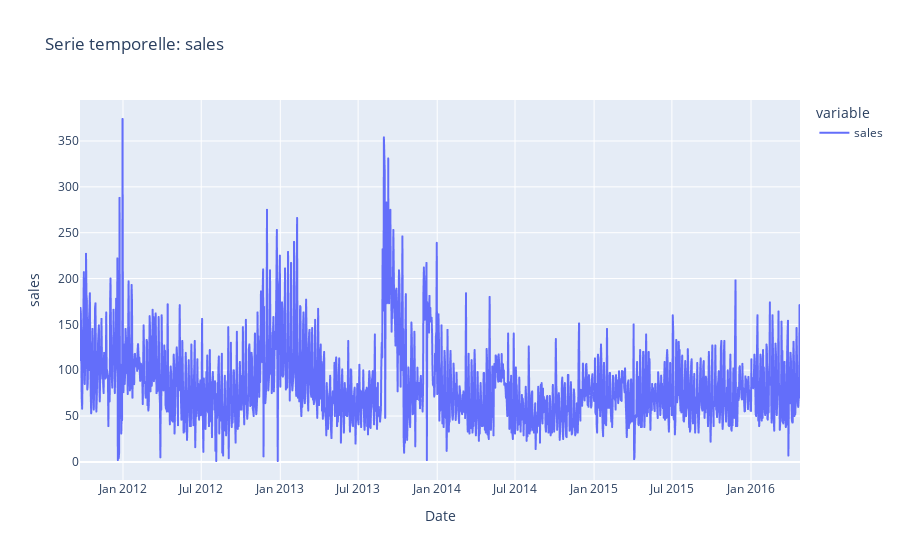
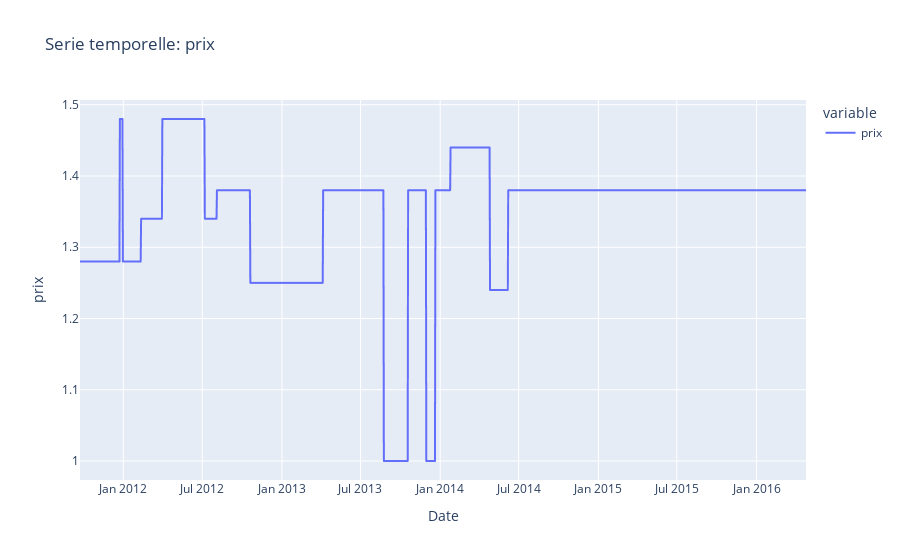
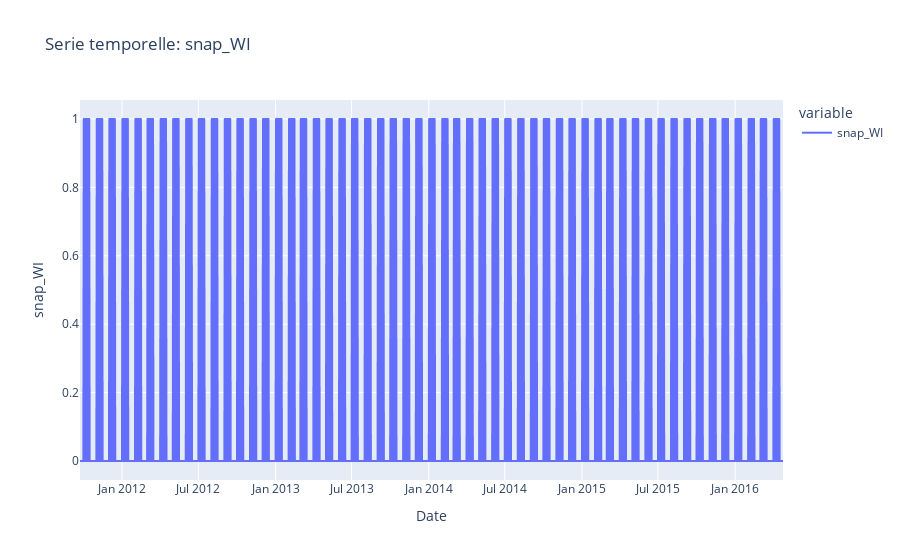
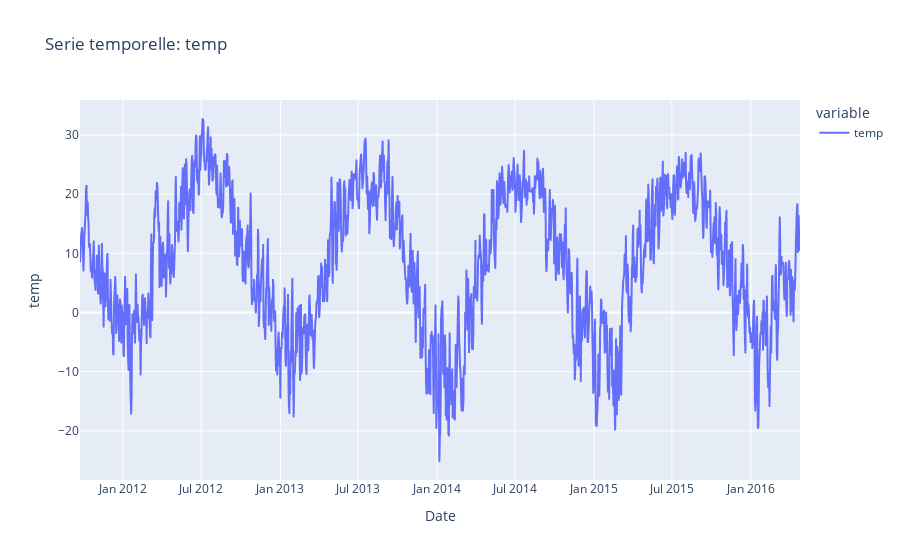

These figures' notebook cell, in order:
### Markdown cell above
## Visualisation de notre série chronologique

### Code cell
ts_columns  = ['sales', 'prix', 'snap_WI', 'temp']
eda.plot_list_ts(df_train, ts_columns)

### Figure 1 — Plotly figure (JSON) as saved in the notebook; plotly's stock layout.template omitted (floating-point values rounded to 4 significant figures; data arrays with more than 128 entries replaced by an {"elided": "..."} marker saying what was removed)
{"data": [{"hovertemplate": "variable=sales<br>date=%{x}<br>value=%{y}<extra></extra>", "legendgroup": "sales", "line": {"color": "#636efa", "dash": "solid"}, "marker": {"symbol": "circle"}, "mode": "lines", "name": "sales", "showlegend": true, "type": "scattergl", "x": {"elided": "1676 str values"}, "xaxis": "x", "y": {"elided": "1676 float values"}, "yaxis": "y"}], "layout": {"legend": {"title": {"text": "variable"}, "tracegroupgap": 0}, "title": {"text": "Serie temporelle: sales"}, "xaxis": {"anchor": "y", "domain": [0, 1], "title": {"text": "Date"}}, "yaxis": {"anchor": "x", "domain": [0, 1], "title": {"text": "sales"}}}}

### Figure 2 — Plotly figure (JSON) as saved in the notebook; plotly's stock layout.template omitted (floating-point values rounded to 4 significant figures; data arrays with more than 128 entries replaced by an {"elided": "..."} marker saying what was removed)
{"data": [{"hovertemplate": "variable=prix<br>date=%{x}<br>value=%{y}<extra></extra>", "legendgroup": "prix", "line": {"color": "#636efa", "dash": "solid"}, "marker": {"symbol": "circle"}, "mode": "lines", "name": "prix", "showlegend": true, "type": "scattergl", "x": {"elided": "1676 str values"}, "xaxis": "x", "y": {"elided": "1676 float values"}, "yaxis": "y"}], "layout": {"legend": {"title": {"text": "variable"}, "tracegroupgap": 0}, "title": {"text": "Serie temporelle: prix"}, "xaxis": {"anchor": "y", "domain": [0, 1], "title": {"text": "Date"}}, "yaxis": {"anchor": "x", "domain": [0, 1], "title": {"text": "prix"}}}}

### Figure 3 — Plotly figure (JSON) as saved in the notebook; plotly's stock layout.template omitted (floating-point values rounded to 4 significant figures; data arrays with more than 128 entries replaced by an {"elided": "..."} marker saying what was removed)
{"data": [{"hovertemplate": "variable=snap_WI<br>date=%{x}<br>value=%{y}<extra></extra>", "legendgroup": "snap_WI", "line": {"color": "#636efa", "dash": "solid"}, "marker": {"symbol": "circle"}, "mode": "lines", "name": "snap_WI", "showlegend": true, "type": "scattergl", "x": {"elided": "1676 str values"}, "xaxis": "x", "y": {"elided": "1676 int values"}, "yaxis": "y"}], "layout": {"legend": {"title": {"text": "variable"}, "tracegroupgap": 0}, "title": {"text": "Serie temporelle: snap_WI"}, "xaxis": {"anchor": "y", "domain": [0, 1], "title": {"text": "Date"}}, "yaxis": {"anchor": "x", "domain": [0, 1], "title": {"text": "snap_WI"}}}}

### Figure 4 — Plotly figure (JSON) as saved in the notebook; plotly's stock layout.template omitted (floating-point values rounded to 4 significant figures; data arrays with more than 128 entries replaced by an {"elided": "..."} marker saying what was removed)
{"data": [{"hovertemplate": "variable=temp<br>date=%{x}<br>value=%{y}<extra></extra>", "legendgroup": "temp", "line": {"color": "#636efa", "dash": "solid"}, "marker": {"symbol": "circle"}, "mode": "lines", "name": "temp", "showlegend": true, "type": "scattergl", "x": {"elided": "1676 str values"}, "xaxis": "x", "y": {"elided": "1676 float values"}, "yaxis": "y"}], "layout": {"legend": {"title": {"text": "variable"}, "tracegroupgap": 0}, "title": {"text": "Serie temporelle: temp"}, "xaxis": {"anchor": "y", "domain": [0, 1], "title": {"text": "Date"}}, "yaxis": {"anchor": "x", "domain": [0, 1], "title": {"text": "temp"}}}}
